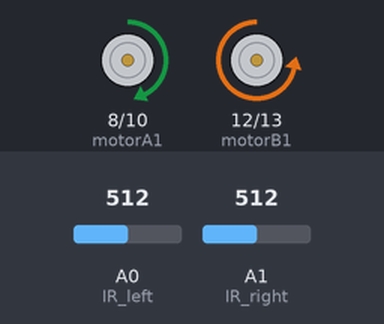
Bench run of a sketch on a simulated Arduino Uno, built with avr-gcc and run on an emulated ATmega328P. Parts: motor-driver pin pairs drawn as motors (green arrow = first pin HIGH = forward, orange = second pin HIGH = backward, longer = more drive, scaled by the enable pin). The inputs (shaded band) are chosen by the test bench; at power-on: A0 (IR_left) = 512, A1 (IR_right) = 512.

Above: at 1.2 s.
1.3 s: A0 (IR_left) set to 488
At 2.3 s:
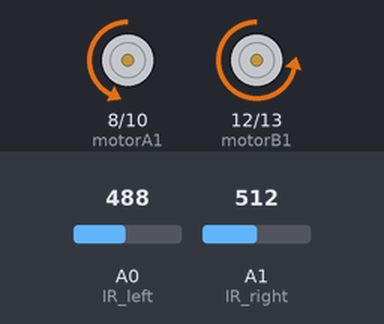
2.8 s: A1 (IR_right) set to 487
At 3.2 s:
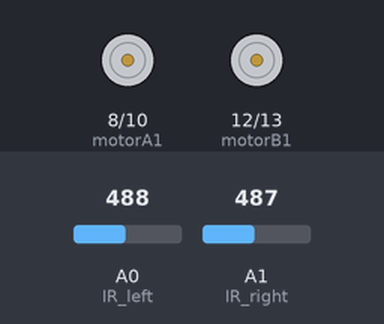
4.3 s: A0 (IR_left) set to 510
At 5.5 s:
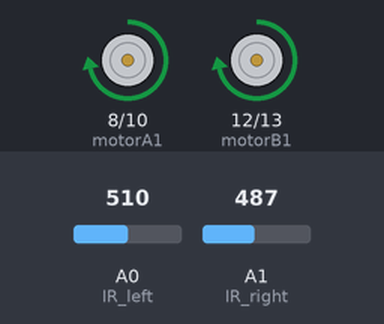
5.8 s: A0 (IR_left) set to 490
At 7.0 s:
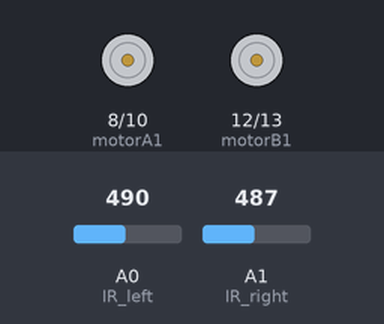
7.3 s: A0 (IR_left) set to 511
At 7.9 s:
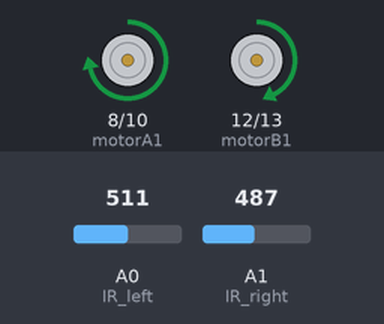
8.8 s: A0 (IR_left) set to 306
At 9.3 s:
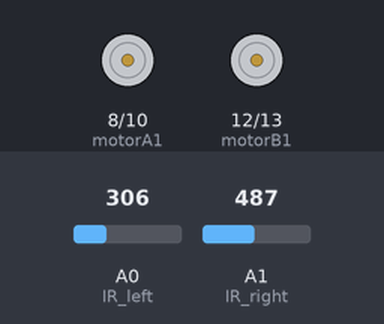
Timing chart, 0 to 11.3 s (numbered marks = the images above; inputs shaded):
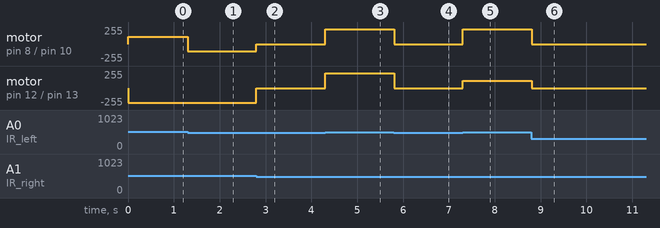

Measured:
- the behaviour switches between 500 and 499 on A0 (IR_left) (found by bisection; images 0 and 1)
- the behaviour switches between 500 and 499 on A1 (IR_right) (found by bisection; images 1 and 2)
- after the input at 1.3 s, motor on pin 8 (motorA1) / pin 10 (motorA2): forward 110/255 → backward 110/255 at once
- after the input at 2.8 s, motor on pin 8 (motorA1) / pin 10 (motorA2): backward 110/255 → stopped at once; motor on pin 12 (motorB1) / pin 13 (motorB2): backward 220/255 → stopped at once
- after the input at 4.3 s, motor on pin 8 (motorA1) / pin 10 (motorA2), motor on pin 12 (motorB1) / pin 13 (motorB2): stopped → forward 220/255 at once
- after the input at 5.8 s, motor on pin 8 (motorA1) / pin 10 (motorA2), motor on pin 12 (motorB1) / pin 13 (motorB2): forward 220/255 → stopped at once
- after the input at 7.3 s, motor on pin 8 (motorA1) / pin 10 (motorA2): stopped → forward 220/255 at once; motor on pin 12 (motorB1) / pin 13 (motorB2): stopped → forward 110/255 at once
- after the input at 8.8 s, motor on pin 8 (motorA1) / pin 10 (motorA2): forward 220/255 → stopped at once; motor on pin 12 (motorB1) / pin 13 (motorB2): forward 110/255 → stopped at once

The sketch:

line_following.ino
```cpp
// Define motor speeds and time interval
int Speed1 = 110;
int Speed2 = 220;
int dt = 10;

// Define motor pins
int motorA1 = 8;
int motorA2 = 10;
int motorAspeed = 9;
int motorB1 = 12;
int motorB2 = 13;
int motorBspeed = 11;

// Define infrared sensor pins
int IR_left = A0;
int IR_right = A1;

// Variables to store sensor states
int left_sensor_state;
int right_sensor_state;

void setup() {
  // Set motor pins as outputs
  pinMode(motorA1, OUTPUT);
  pinMode(motorA2, OUTPUT);
  pinMode(motorB1, OUTPUT);
  pinMode(motorB2, OUTPUT);
}

void loop() {
  // Read sensor values
  left_sensor_state = analogRead(IR_left);
  right_sensor_state = analogRead(IR_right);

  // Move forward if only the right sensor detects an obstacle
  if (right_sensor_state > 500 && left_sensor_state < 500) {
    digitalWrite(motorA1, LOW);
    digitalWrite(motorA2, HIGH);
    digitalWrite(motorB1, LOW);
    digitalWrite(motorB2, HIGH);
    analogWrite(motorAspeed, Speed1);
    analogWrite(motorBspeed, Speed2);
  }

  // Move backward if only the left sensor detects an obstacle
  if (right_sensor_state < 500 && left_sensor_state > 500) {
    digitalWrite(motorA1, HIGH);
    digitalWrite(motorA2, LOW);
    digitalWrite(motorB1, HIGH);
    digitalWrite(motorB2, LOW);
    analogWrite(motorAspeed, Speed2);
    analogWrite(motorBspeed, Speed1);
    delay(dt);
  }

  // Move forward if both sensors detect an obstacle
  if (right_sensor_state > 500 && left_sensor_state > 500) {
    Serial.println("going forward");
    digitalWrite(motorA2, LOW);
    digitalWrite(motorA1, HIGH);
    digitalWrite(motorB2, HIGH);
    digitalWrite(motorB1, LOW);
    analogWrite(motorAspeed, Speed1);
    analogWrite(motorBspeed, Speed2);
    delay(dt);
  }

  // Stop if both sensors do not detect an obstacle
  if (right_sensor_state < 500 && left_sensor_state < 500) {
    analogWrite(motorAspeed, 0);
    analogWrite(motorBspeed, 0);
  }
}
```
